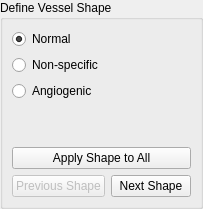
               <widget class="QWidget" name="setVesselShapePage">
                <layout class="QVBoxLayout" name="verticalLayout_38">
                 <property name="margin">
                  <number>0</number>
                 </property>
                 <item>
                  <widget class="QGroupBox" name="groupBox_11">
                   <property name="title">
                    <string>Define Vessel Shape</string>
                   </property>
                   <layout class="QVBoxLayout" name="verticalLayout_39">
                    <item>
                     <layout class="QHBoxLayout" name="horizontalLayout_16">
                      <item>
                       <widget class="QRadioButton" name="shapeNormalRadio">
                        <property name="text">
                         <string>Normal</string>
                        </property>
                        <property name="checked">
                         <bool>true</bool>
                        </property>
                       </widget>
                      </item>
                     </layout>
                    </item>
                    <item>
                     <layout class="QHBoxLayout" name="horizontalLayout_17">
                      <item>
                       <widget class="QRadioButton" name="shapeTortuousRadio">
                        <property name="text">
                         <string>Non-specific</string>
                        </property>
                       </widget>
                      </item>
                     </layout>
                    </item>
                    <item>
                     <layout class="QHBoxLayout" name="horizontalLayout_18">
                      <item>
                       <widget class="QRadioButton" name="shapeRamifiedRadio">
                        <property name="text">
                         <string>Angiogenic</string>
                        </property>
                       </widget>
                      </item>
                     </layout>
                    </item>
                    <item>
                     <spacer name="verticalSpacer_12">
                      <property name="orientation">
                       <enum>Qt::Vertical</enum>
                      </property>
                      <property name="sizeHint" stdset="0">
                       <size>
                        <width>20</width>
                        <height>40</height>
                       </size>
                      </property>
                     </spacer>
                    </item>
                    <item>
                     <widget class="QPushButton" name="applyShapeToAll">
                      <property name="minimumSize">
                       <size>
                        <width>0</width>
                        <height>0</height>
                       </size>
                      </property>
                      <property name="statusTip">
                       <string>Apply selected shape to all vessels</string>
                      </property>
                      <property name="text">
                       <string>Apply Shape to All</string>
                      </property>
                     </widget>
                    </item>
                    <item>
                     <layout class="QHBoxLayout" name="horizontalLayout_19">
                      <item>
                       <widget class="QPushButton" name="prevShape">
                        <property name="enabled">
                         <bool>false</bool>
                        </property>
                        <property name="minimumSize">
                         <size>
                          <width>0</width>
                          <height>0</height>
                         </size>
                        </property>
                        <property name="text">
                         <string>Previous Shape</string>
                        </property>
                       </widget>
                      </item>
                      <item>
                       <widget class="QPushButton" name="nextShape">
                        <property name="minimumSize">
                         <size>
                          <width>0</width>
                          <height>0</height>
                         </size>
                        </property>
                        <property name="text">
                         <string>Next Shape</string>
                        </property>
                       </widget>
                      </item>
                     </layout>
                    </item>
                   </layout>
                  </widget>
                 </item>
                </layout>
               </widget>
